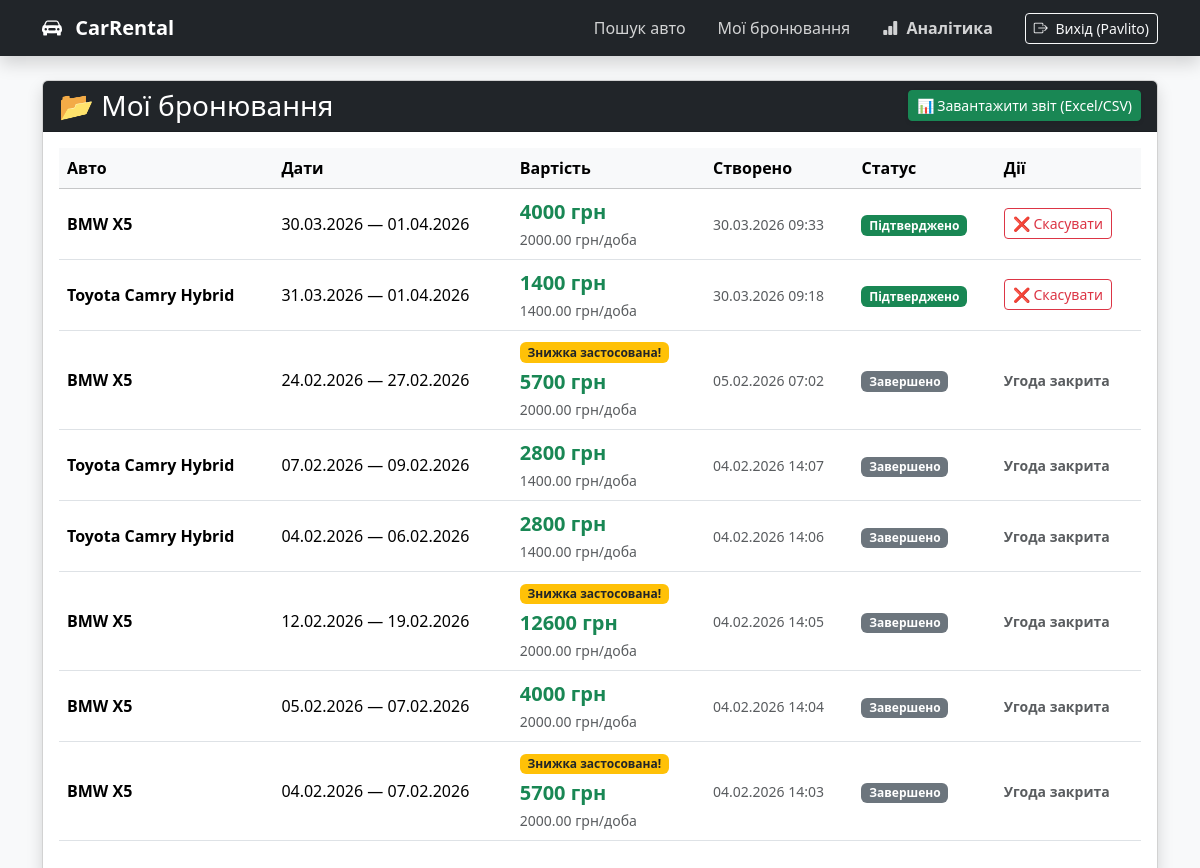
/my-bookings/ (signed in), run on an earlier commit of the app's database.
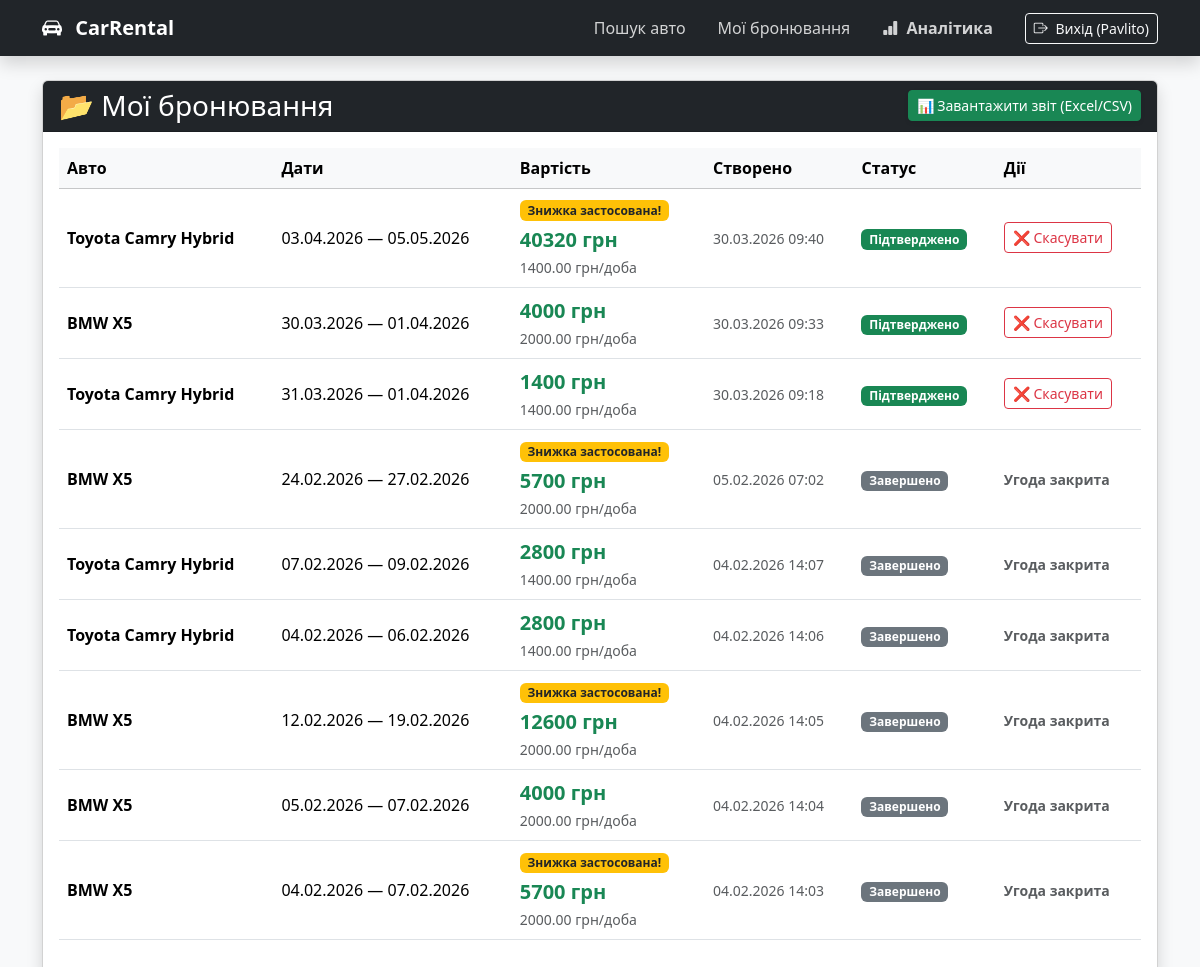
And on a later commit of the database.
### cars/models.py (models this page shows, shortened)
class Booking(models.Model):
    car = models.ForeignKey(Car, on_delete=models.CASCADE, verbose_name="Авто")
    user = models.ForeignKey(User, on_delete=models.CASCADE, verbose_name="Клієнт")
    start_date = models.DateField(verbose_name="Дата початку")
    end_date = models.DateField(verbose_name="Дата кінця")
    created_at = models.DateTimeField(auto_now_add=True, verbose_name="Час створення")
    @property
    def total_price(self):
        duration = (self.end_date - self.start_date).days
        if duration <= 0:
            duration = 1
        base_price = float(duration * self.car.price_per_day)
        if duration >= 7:
            discount = base_price * 0.10
        elif duration >= 3:
            discount = base_price * 0.05
        else:
            discount = 0
        return int(base_price - discount)
    @property
    def has_discount(self):
        return (self.end_date - self.start_date).days >= 3
    @property
    def is_past(self):
        return self.end_date < timezone.now().date()
    @property
    def status_label(self):
        if self.is_past:
            return "Завершено"
        return "Підтверджено"
    class Meta:
        verbose_name = "Бронювання"
        verbose_name_plural = "Бронювання"

class Car(models.Model):
    category = models.ForeignKey(Category, on_delete=models.SET_NULL, null=True, blank=True, verbose_name="Клас авто")
    brand = models.CharField(max_length=50, verbose_name="Марка")
    model = models.CharField(max_length=50, verbose_name="Модель")
    price_per_day = models.DecimalField(max_digits=8, decimal_places=2, verbose_name="Ціна за добу (грн)")
    description = models.TextField(blank=True, verbose_name="Опис")
    is_available = models.BooleanField(default=True, verbose_name="Доступна для оренди")
    image = models.ImageField(upload_to='cars_images/', blank=True, null=True, verbose_name="Фото")
    class Meta:
        verbose_name = "Автомобіль"
        verbose_name_plural = "Автомобілі"

### cars/views.py (the view)
# urls.py: path('my-bookings/', views.my_bookings, name='my_bookings'),
@login_required
def my_bookings(request):
    bookings = Booking.objects.filter(user=request.user).order_by('-created_at')
    return render(request, 'cars/my_bookings.html', {'bookings': bookings})

### cars/templates/cars/my_bookings.html (shortened to what this page needs)
{% extends 'cars/base.html' %}
{% block content %}
<div class="card shadow">
    <div class="card-header bg-dark text-white d-flex justify-content-between align-items-center">
        <h3 class="mb-0">📂 Мої бронювання</h3>
        {% if bookings %}
            <a href="{% url 'export_bookings_csv' %}" class="btn btn-success btn-sm shadow-sm">
                📊 Завантажити звіт (Excel/CSV)
            </a>
        {% endif %}
    </div>
    <div class="card-body">
        {% if bookings %}
        <table class="table table-hover align-middle">
            <thead class="table-light">
                <tr>
                    <th>Авто</th>
                    <th>Дати</th>
                    <th>Вартість</th>
                    <th>Створено</th>
                    <th>Статус</th>
                    <th>Дії</th>
                </tr>
            </thead>
            <tbody>
                {% for booking in bookings %}
                <tr>
                    <td>
                        <strong>{{ booking.car.brand }} {{ booking.car.model }}</strong>
                    </td>
                    <td>
                        {{ booking.start_date|date:"d.m.Y" }} — {{ booking.end_date|date:"d.m.Y" }}
                    </td>
                    <td>
                        {% if booking.has_discount %}
                            <span class="badge bg-warning text-dark mb-1">Знижка застосована!</span><br>
                        {% endif %}
                        <div class="fw-bold text-success fs-5">{{ booking.total_price }} грн</div>
                        <small class="text-muted">{{ booking.car.price_per_day }} грн/доба</small>
                    </td>
                    <td class="text-muted">
                        <small>{{ booking.created_at|date:"d.m.Y H:i" }}</small>
                    </td>
                    <td>
                        {% if booking.is_past %}
                            <span class="badge bg-secondary">{{ booking.status_label }}</span>
                        {% else %}
                            <span class="badge bg-success">{{ booking.status_label }}</span>
                        {% endif %}
                    </td>
                    <td>
                        {% if not booking.is_past %}
                            <form action="{% url 'cancel_booking' booking.pk %}" method="post"
                                onsubmit="return confirm('Ви впевнені, що хочете скасувати це бронювання?');">
                                <button type="submit" class="btn btn-outline-danger btn-sm">
                                    ❌ Скасувати
                                </button>
                            </form>
                        {% else %}
                            <span class="text-muted small fw-bold">Угода закрита</span>
                        {% endif %}
                    </td>
                </tr>
                {% endfor %}
            </tbody>
        </table>
        {% else %}
        <div class="alert alert-info text-center">
            У вас поки немає активних бронювань.
            <a href="{% url 'car_list' %}">Вибрати авто</a>
        </div>
        {% endif %}
    </div>
</div>
{% endblock %}

### cars/templates/cars/base.html (shortened to what this page needs)
<!DOCTYPE html>
<html lang="uk">
<head>
    <link href="https://cdn.jsdelivr.net/npm/bootstrap@5.3.2/dist/css/bootstrap.min.css" rel="stylesheet">
    <link rel="stylesheet" href="https://cdn.jsdelivr.net/npm/bootstrap-icons@1.11.3/font/bootstrap-icons.min.css">
</head>
<body class="bg-light">
    <nav class="navbar navbar-expand-lg navbar-dark bg-dark shadow">
        <div class="container">
            <a class="navbar-brand fw-bold" href="{% url 'car_list' %}">
                <i class="bi bi-car-front-fill me-2"></i> CarRental
            </a>
            <div class="collapse navbar-collapse" id="navbarNav">
                <ul class="navbar-nav ms-auto align-items-lg-center">
                    <li class="nav-item">
                        <a class="nav-link px-3" href="{% url 'car_list' %}">Пошук авто</a>
                    </li>
                    {% if user.is_authenticated %}
                        <li class="nav-item">
                            <a class="nav-link px-3" href="{% url 'my_bookings' %}">Мої бронювання</a>
                        </li>
                        {% if user.is_staff %}
                            <li class="nav-item">
                                <a class="nav-link px-3 text-warning fw-bold" href="{% url 'dashboard' %}">
                                    <i class="bi bi-bar-chart-fill me-1"></i> Аналітика
                                </a>
                            </li>
                        {% endif %}
                        <li class="nav-item ms-lg-3 mt-3 mt-lg-0">
                            <form action="{% url 'logout' %}" method="post" class="d-inline w-100">
                                <button type="submit" class="btn btn-outline-light btn-sm w-100 text-start text-lg-center">
                                    <i class="bi bi-box-arrow-right me-1"></i> Вихід ({{ user.username }})
                                </button>
                            </form>
                        </li>
                    {% endif %}
                </ul>
            </div>
        </div>
    </nav>
    <div class="container mt-4">
        {% block content %}
        {% endblock %}
    </div>
</body>
</html>

### cars/templates/cars/base.html (style rules this page uses)
.navbar-dark .navbar-nav .nav-link { color: rgba(255, 255, 255, 0.8) !important; transition: all 0.2s ease-in-out; border-radius: 5px; }

What changed in the data, as far as the page shows it:
added Booking: car.brand "Toyota", car.model "Camry Hybrid", start_date "03.04.2026", end_date "05.05.2026", shows "Знижка застосована!", total_price "40320", car.price_per_day "1400.00", created_at "30.03.2026 09:40", status_label "Підтверджено", shows "❌ Скасувати"
